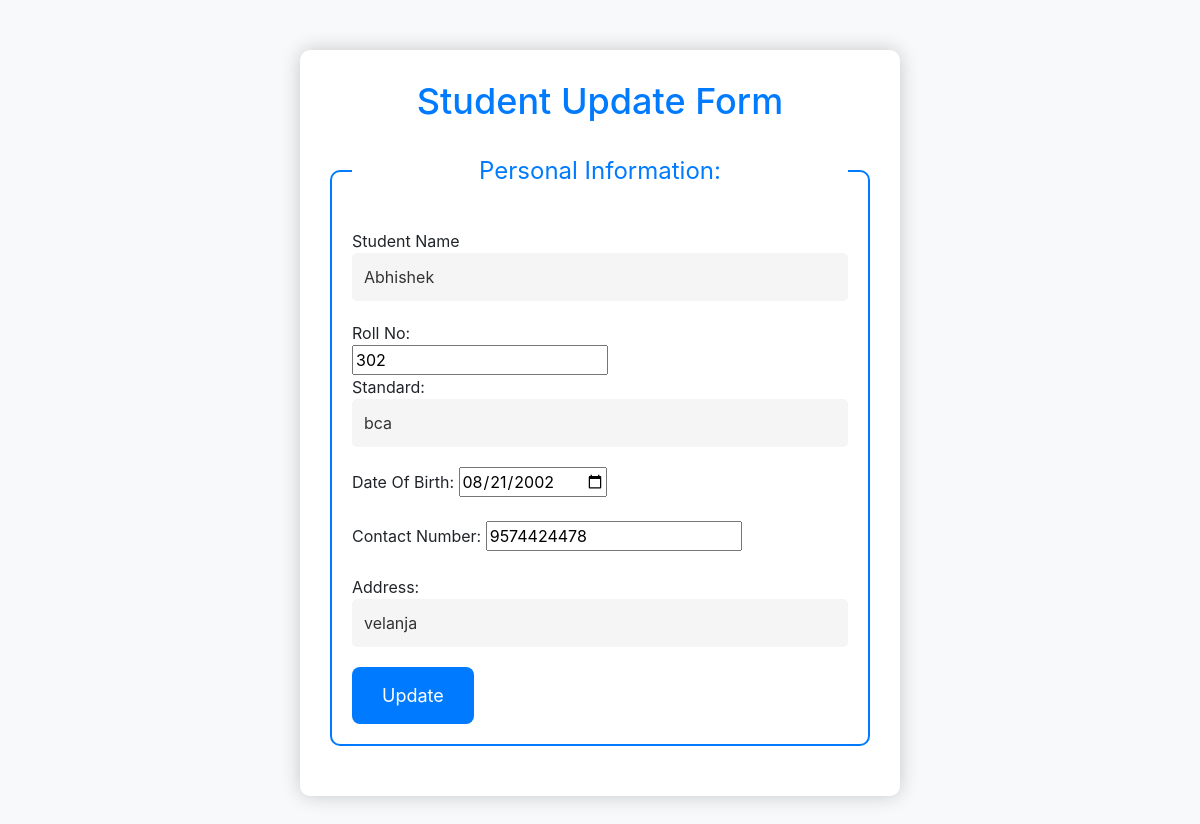
The page /update.php?id=5 on the database its author committed.
### tables this page shows
CREATE TABLE `users` (
  `id` int(10) NOT NULL,
  `studentName` varchar(255) NOT NULL,
  `rollNo` int(10) NOT NULL,
  `standard` varchar(200) NOT NULL,
  `dob` date NOT NULL,
  `contactNumber` varchar(255) NOT NULL,
  `address` varchar(200) NOT NULL
);

### update.php (the view, shortened to what this page needs)
<?php
include "config.php";
if (isset($_GET['id'])) {
    $user_id = $_GET['id'];
    $sql = "SELECT * FROM `users` WHERE `id`='$user_id'";
    $result = $conn->query($sql);
    if ($result->num_rows > 0) {
        while ($row = $result->fetch_assoc()) {
            $student_name = $row['studentName'];
            $roll_no = $row['rollNo'];
            $standard = $row['standard'];
            $dob = $row['dob'];
            $contact_no = $row['contactNumber'];
            $address = $row['address'];
        }
?>
        <!DOCTYPE html>
        <html lang="en">
        <head>
            <link rel="stylesheet" href="https://maxcdn.bootstrapcdn.com/bootstrap/4.5.2/css/bootstrap.min.css">
        </head>
        <body>
            <form action="" method="post">
                <h2>Student Update Form</h2>
                <fieldset>
                    <legend>Personal Information:</legend>
                    Student Name<br>
                    <input type="text" name="studentName" value="<?php echo $student_name; ?>">
                    <br>
                    Roll No:<br>
                    <input type="number" name="rollNo" value="<?php echo $roll_no; ?>">
                    <br>
                    Standard:<br>
                    <input type="text" name="standard" value="<?php echo $standard; ?>">
                    <br>
                    Date Of Birth:
                    <input type="date" name="dob" value="<?php echo $dob; ?>">
                    <br><br>
                    Contact Number:
                    <input type="number" name="contactNumber" value="<?php echo $contact_no; ?>">
                    <br><br>
                    Address:<br>
                    <input type="text" name="address" value="<?php echo $address; ?>">
                    <br>
                    <input type="submit" value="Update" name="update">
                </fieldset>
            </form>
        </body>
        </html>
<?php
    } else {
        header('Location: Reg.php');
    }
}
?>

### update.php (style rules this page uses)
body { background-color: #f8f9fa; }
form { max-width: 600px; margin: 50px auto; background-color: #fff; padding: 30px; border-radius: 10px; box-shadow: 0 0 20px rgba(0, 0, 0, 0.2); }
h2 { text-align: center; font-size: 36px; color: #007bff; margin-bottom: 30px; }
fieldset { border: 2px solid #007bff; padding: 20px; border-radius: 10px; margin-bottom: 20px; }
legend { text-align: center; font-size: 24px; color: #007bff; margin-bottom: 20px; }
input[type="text"] { width: 100%; padding: 12px; margin-bottom: 20px; border: none; border-radius: 5px; background-color: #f5f5f5; color: #333; }
input[type="submit"] { background-color: #007bff; color: #fff; padding: 15px 30px; border: none; border-radius: 8px; cursor: pointer; font-size: 18px; }

### rows shown on the page
users: studentName "Abhishek", rollNo "302", standard "bca", dob "08/21/2002", contactNumber "9574424478", address "velanja"
